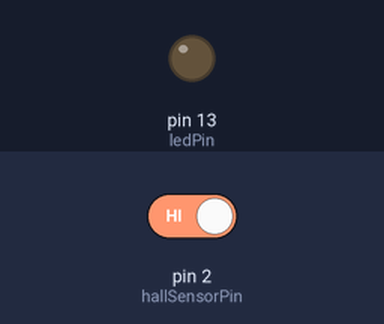
The sketch below on a simulated Arduino Uno, built with avr-gcc and run on an emulated ATmega328P. On the bench: output pins drawn as LEDs (lit = HIGH). The test bench sets the inputs (shaded band); at power-on: pin 2 (hallSensorPin) HIGH.

Above: at 1.2 s.
1.3 s: pin 2 (hallSensorPin) driven LOW
At 2.1 s:
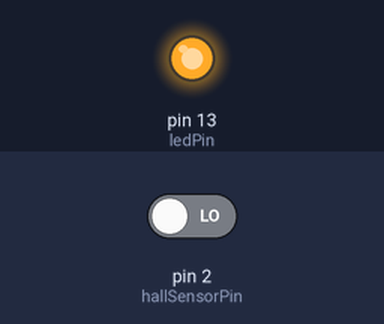
2.8 s: pin 2 (hallSensorPin) driven HIGH
At 3.2 s:
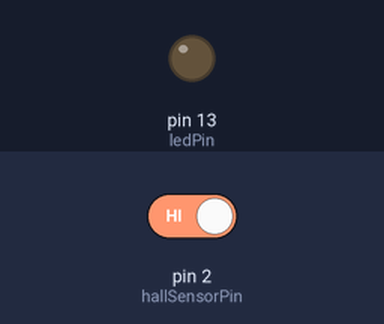
Timing chart, 0 to 5.8 s (numbered marks = the images above; inputs shaded):
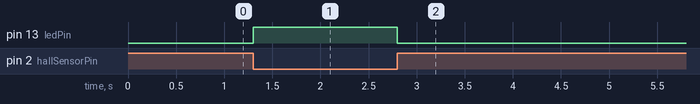

Measured:
- after the input at 1.3 s, pin 13 (ledPin): LOW → HIGH at once
- after the input at 2.8 s, pin 13 (ledPin): HIGH → LOW at once

The sketch:

use-hall-sensor-to-control-led.ino
```cpp
const int ledPin = 13;
const int hallSensorPin = 2;

void setup() {
  // put your setup code here, to run once:
  pinMode(ledPin, OUTPUT);
  pinMode(hallSensorPin, INPUT);

}

void loop() {
  // put your main code here, to run repeatedly:
  int hallSensorStatus = digitalRead(hallSensorPin);

  if (hallSensorStatus == LOW){ // The magnet is near the sensor
    digitalWrite(ledPin, HIGH);
  } else{
    digitalWrite(ledPin, LOW);
  }
}
```
